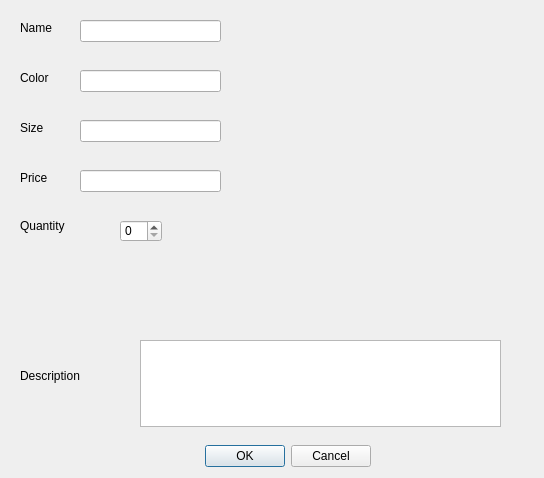
<?xml version="1.0" encoding="UTF-8"?>
<ui version="4.0">
 <class>Dialog</class>
 <widget class="QDialog" name="Dialog">
  <property name="geometry">
   <rect>
    <x>0</x>
    <y>0</y>
    <width>544</width>
    <height>478</height>
   </rect>
  </property>
  <property name="windowTitle">
   <string>Dialog</string>
  </property>
  <widget class="QDialogButtonBox" name="buttonBox">
   <property name="geometry">
    <rect>
     <x>30</x>
     <y>440</y>
     <width>341</width>
     <height>32</height>
    </rect>
   </property>
   <property name="orientation">
    <enum>Qt::Horizontal</enum>
   </property>
   <property name="standardButtons">
    <set>QDialogButtonBox::Cancel|QDialogButtonBox::Ok</set>
   </property>
  </widget>
  <widget class="QLabel" name="label_8">
   <property name="geometry">
    <rect>
     <x>20</x>
     <y>20</y>
     <width>61</width>
     <height>16</height>
    </rect>
   </property>
   <property name="text">
    <string>Name</string>
   </property>
  </widget>
  <widget class="QLineEdit" name="name_edit">
   <property name="geometry">
    <rect>
     <x>80</x>
     <y>20</y>
     <width>141</width>
     <height>22</height>
    </rect>
   </property>
  </widget>
  <widget class="QLabel" name="label_9">
   <property name="geometry">
    <rect>
     <x>20</x>
     <y>70</y>
     <width>61</width>
     <height>16</height>
    </rect>
   </property>
   <property name="text">
    <string>Color</string>
   </property>
  </widget>
  <widget class="QLineEdit" name="color_edit">
   <property name="geometry">
    <rect>
     <x>80</x>
     <y>70</y>
     <width>141</width>
     <height>22</height>
    </rect>
   </property>
  </widget>
  <widget class="QLabel" name="label_10">
   <property name="geometry">
    <rect>
     <x>20</x>
     <y>120</y>
     <width>61</width>
     <height>16</height>
    </rect>
   </property>
   <property name="text">
    <string>Size</string>
   </property>
  </widget>
  <widget class="QLineEdit" name="size_edit">
   <property name="geometry">
    <rect>
     <x>80</x>
     <y>120</y>
     <width>141</width>
     <height>22</height>
    </rect>
   </property>
  </widget>
  <widget class="QLabel" name="label_11">
   <property name="geometry">
    <rect>
     <x>20</x>
     <y>170</y>
     <width>61</width>
     <height>16</height>
    </rect>
   </property>
   <property name="text">
    <string>Price</string>
   </property>
  </widget>
  <widget class="QLineEdit" name="price_edit">
   <property name="geometry">
    <rect>
     <x>80</x>
     <y>170</y>
     <width>141</width>
     <height>22</height>
    </rect>
   </property>
  </widget>
  <widget class="QSpinBox" name="quantity_box">
   <property name="geometry">
    <rect>
     <x>120</x>
     <y>220</y>
     <width>42</width>
     <height>22</height>
    </rect>
   </property>
  </widget>
  <widget class="QLabel" name="label_12">
   <property name="geometry">
    <rect>
     <x>20</x>
     <y>216</y>
     <width>71</width>
     <height>20</height>
    </rect>
   </property>
   <property name="text">
    <string>Quantity</string>
   </property>
  </widget>
  <widget class="QLabel" name="label_4">
   <property name="geometry">
    <rect>
     <x>20</x>
     <y>365</y>
     <width>91</width>
     <height>21</height>
    </rect>
   </property>
   <property name="text">
    <string>Description</string>
   </property>
  </widget>
  <widget class="QPlainTextEdit" name="desc_text">
   <property name="geometry">
    <rect>
     <x>140</x>
     <y>340</y>
     <width>361</width>
     <height>87</height>
    </rect>
   </property>
  </widget>
 </widget>
 <resources/>
 <connections>
  <connection>
   <sender>buttonBox</sender>
   <signal>accepted()</signal>
   <receiver>Dialog</receiver>
   <slot>accept()</slot>
   <hints>
    <hint type="sourcelabel">
     <x>248</x>
     <y>254</y>
    </hint>
    <hint type="destinationlabel">
     <x>157</x>
     <y>274</y>
    </hint>
   </hints>
  </connection>
  <connection>
   <sender>buttonBox</sender>
   <signal>rejected()</signal>
   <receiver>Dialog</receiver>
   <slot>reject()</slot>
   <hints>
    <hint type="sourcelabel">
     <x>316</x>
     <y>260</y>
    </hint>
    <hint type="destinationlabel">
     <x>286</x>
     <y>274</y>
    </hint>
   </hints>
  </connection>
 </connections>
</ui>
